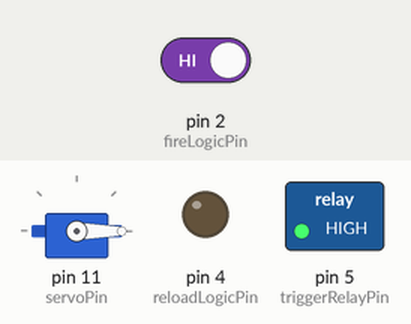
This program was run on a simulated Arduino Uno, built with avr-gcc and run on an emulated ATmega328P. Shown: servo, switched loads named in the program (green lamp = pin HIGH), output pins drawn as LEDs (lit = HIGH). The inputs (shaded band) are chosen by the test bench; at power-on: pin 2 (fireLogicPin) HIGH.

Above: at 6.8 s.
6.9 s: pin 2 (fireLogicPin) driven LOW
At 8.7 s:
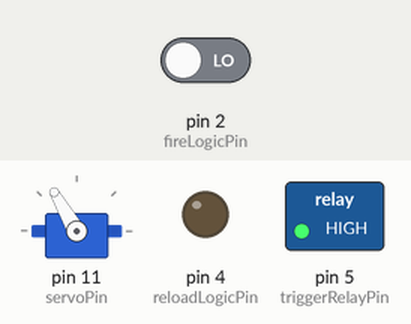
At 9.8 s:
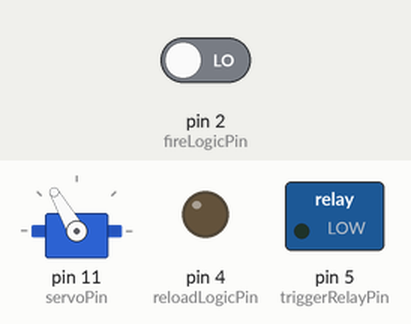
10.8 s: pin 2 (fireLogicPin) driven HIGH
At 11.2 s:
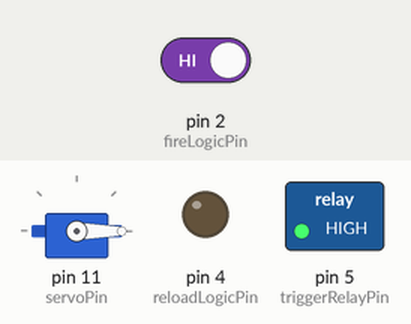
Timing chart, 0 to 24.5 s (numbered marks = the images above; inputs shaded):
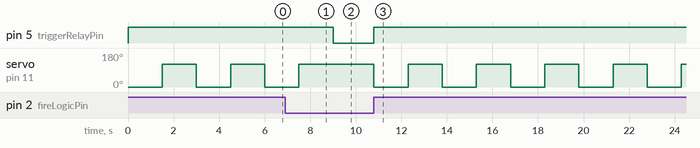

Measured:
- after the input at 6.9 s, pin 5 (triggerRelayPin): HIGH → LOW after 2.1 s; servo on pin 11 (servoPin): goes on until 7.5 s, then stays 120°
- after the input at 10.8 s, pin 5 (triggerRelayPin): LOW → HIGH at once; servo on pin 11 (servoPin): alternates 120° for 1.5 s and 0° for 1.5 s, starting at once
- by itself, servo on pin 11 (servoPin): alternates 120° for 1.5 s and 0° for 1.5 s

The program:

main.cpp
```cpp
// Author: Andreas Brecl
// MCEN 5115 Mario Kart Balloon Battle
// 10/19/2020
//
// Main scripts for operation of the Arduino Uno.
// The Arduino Uno will be operating the shooting mechanism of the robot.
// The Uno will read in if a firing message is set and output if it has
// fired the full 12 times to initate the go back to base sequence.

// Include general Arduino librariess
#include <Arduino.h>

// Inlcude custom libraries
#include "Servo.h"
#include "Shooter.h"

// Define pins being used for programs
const int fireLogicPin = 2;
const int servoPin = 11;
const int reloadLogicPin = 4;
const int triggerRelayPin = 5;

// Define time constants
const int fireTimeDelay = 1500;

// Define servo constants
const int servoLoadPosition = 0;
const int servoFirePosition = 120;

// Serial speed constant
const int serialSpeed = 115200;

// Define fire logic
int timesFired = 0;

// Create objects for class
Shooter shooter(fireLogicPin, servoPin, reloadLogicPin, fireTimeDelay, servoLoadPosition, servoFirePosition, triggerRelayPin);

// Run setup code
void setup() {
  /*
  Set up function for running Arduino Uno.

  Input: None

  Output: None
  */

  // Set serial speed
  Serial.begin(115200);

  // Initalize servo
  shooter.initialize();
}

void loop() {
  /*
  This function runs the other functions for the core processes on the Arduino
  Uno. In this case it runs just the shooting function.

  Input: None

  Output: None
  */

  // Activate the shooting functionality from the shooting class
  timesFired = shooter.shoot(timesFired);
}
```
